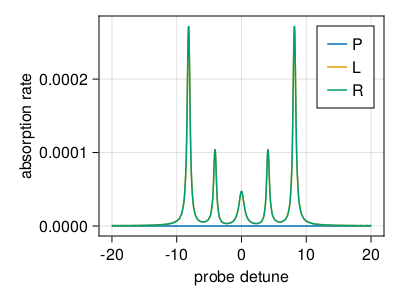

Julia code for this plot:
using QuantumOptics
using CairoMakie
using LinearAlgebra
using IterativeSolvers

# 1  2  3  4  5
# 6  7  8  9  10
#    11 12 13

Oc = 10.0
Op = 0.001

CP = 1.0 * Oc * 1.0
CL = 1.0 * Oc * 0.0
CR = 1.0 * Oc * 0.000001

PP = 1.0 * Op * 0.0
PL = 1.0 * Op * 1.0
PR = 1.0 * Op * 1.0

Dc = 0.0

function SState(Dp)
    HilbertSpace = NLevelBasis(13)

    H = 0.0 * transition(HilbertSpace, 1, 1)

    S1_6 = -1 / sqrt(3) * CP * transition(HilbertSpace, 1, 6)
    S2_7 = -1 / sqrt(12) * CP * transition(HilbertSpace, 2, 7)
    S4_9 = +1 / sqrt(12) * CP * transition(HilbertSpace, 4, 9)
    S5_10 = +1 / sqrt(3) * CP * transition(HilbertSpace, 5, 10)

    H += S1_6 + S2_7 + S4_9 + S5_10

    S2_6 = +1 / sqrt(6) * CL * transition(HilbertSpace, 2, 6)
    S3_7 = +1 / sqrt(4) * CL * transition(HilbertSpace, 3, 7)
    S4_8 = +1 / sqrt(4) * CL * transition(HilbertSpace, 4, 8)
    S5_9 = +1 / sqrt(6) * CL * transition(HilbertSpace, 5, 9)

    H += S2_6 + S3_7 + S4_8 + S5_9

    S1_7 = -1 / sqrt(6) * CR * transition(HilbertSpace, 1, 7)
    S2_8 = -1 / sqrt(4) * CR * transition(HilbertSpace, 2, 8)
    S3_9 = -1 / sqrt(4) * CR * transition(HilbertSpace, 3, 9)
    S4_10 = -1 / sqrt(6) * CR * transition(HilbertSpace, 4, 10)

    H += S1_7 + S2_8 + S3_9 + S4_10

    S2_11 = 1 / sqrt(4) * PP * transition(HilbertSpace, 2, 11)
    S3_12 = 1 / sqrt(3) * PP * transition(HilbertSpace, 3, 12)
    S4_13 = 1 / sqrt(4) * PP * transition(HilbertSpace, 4, 13)

    H += S2_11 + S3_12 + S4_13

    S3_11 = -1 / sqrt(12) * PL * transition(HilbertSpace, 3, 11)
    S4_12 = -1 / sqrt(4) * PL * transition(HilbertSpace, 4, 12)
    S5_13 = -1 / sqrt(2) * PL * transition(HilbertSpace, 5, 13)

    H += S3_11 + S4_12 + S5_13

    S1_11 = -1 / sqrt(2) * PR * transition(HilbertSpace, 1, 11)
    S2_12 = -1 / sqrt(4) * PR * transition(HilbertSpace, 2, 12)
    S3_13 = -1 / sqrt(12) * PR * transition(HilbertSpace, 3, 13)

    H += S1_11 + S2_12 + S3_13

    H += dagger(H)

    for i = 1:5
        H += -Dp * transition(HilbertSpace, i, i)
    end

    for i = 6:10
        H += (Dc - Dp) * transition(HilbertSpace, i, i)
    end

    ###################################################################

    JOperator = Any[]

    push!(JOperator, -1 / sqrt(3) * transition(HilbertSpace, 6, 1))
    JOperator[end] += -1 / sqrt(12) * transition(HilbertSpace, 7, 2)
    JOperator[end] += +1 / sqrt(12) * transition(HilbertSpace, 9, 4)
    JOperator[end] += +1 / sqrt(3) * transition(HilbertSpace, 10, 5)

    push!(JOperator, +1 / sqrt(6) * transition(HilbertSpace, 6, 2))
    JOperator[end] += +1 / sqrt(4) * transition(HilbertSpace, 7, 3)
    JOperator[end] += +1 / sqrt(4) * transition(HilbertSpace, 8, 4)
    JOperator[end] += +1 / sqrt(6) * transition(HilbertSpace, 9, 5)

    push!(JOperator, -1 / sqrt(6) * transition(HilbertSpace, 7, 1))
    JOperator[end] += -1 / sqrt(4) * transition(HilbertSpace, 8, 2)
    JOperator[end] += -1 / sqrt(4) * transition(HilbertSpace, 9, 3)
    JOperator[end] += -1 / sqrt(6) * transition(HilbertSpace, 10, 4)

    push!(JOperator, +1 / sqrt(4) * transition(HilbertSpace, 11, 2))
    JOperator[end] += +1 / sqrt(3) * transition(HilbertSpace, 12, 3)
    JOperator[end] += +1 / sqrt(4) * transition(HilbertSpace, 13, 4)

    push!(JOperator, -1 / sqrt(12) * transition(HilbertSpace, 11, 3))
    JOperator[end] += -1 / sqrt(4) * transition(HilbertSpace, 12, 4)
    JOperator[end] += -1 / sqrt(2) * transition(HilbertSpace, 13, 5)

    push!(JOperator, -1 / sqrt(2) * transition(HilbertSpace, 11, 1))
    JOperator[end] += -1 / sqrt(4) * transition(HilbertSpace, 12, 2)
    JOperator[end] += -1 / sqrt(12) * transition(HilbertSpace, 13, 3)

    ###################################################################

    POperator = Any[]

    push!(POperator, 1 / sqrt(4) * transition(HilbertSpace, 2, 11))
    POperator[1] += 1 / sqrt(3) * transition(HilbertSpace, 3, 12)
    POperator[1] += 1 / sqrt(4) * transition(HilbertSpace, 4, 13)

    push!(POperator, -1 / sqrt(12) * transition(HilbertSpace, 3, 11))
    POperator[2] += -1 / sqrt(4) * transition(HilbertSpace, 4, 12)
    POperator[2] += -1 / sqrt(2) * transition(HilbertSpace, 5, 13)

    push!(POperator, -1 / sqrt(2) * transition(HilbertSpace, 1, 11))
    POperator[3] += -1 / sqrt(4) * transition(HilbertSpace, 2, 12)
    POperator[3] += -1 / sqrt(12) * transition(HilbertSpace, 3, 13)

    ###################################################################

    H = DenseOperator(H)
    JOperator = DenseOperator.(JOperator)

    Rho0 = 0.0 * transition(HilbertSpace, 1, 1)
    for i = 6:13
        Rho0 += 1.0 * transition(HilbertSpace, i, i)
    end
    normalize!(Rho0)
    Rho0 = DenseOperator(Rho0)

    _, rho_master = steadystate.master(H, JOperator, rho0 = Rho0)
    rho_ss = rho_master[end]

    Sum = zeros(ComplexF64, 3)
    for i in eachindex(POperator)
        Sum[i] += expect(POperator[i], rho_ss)
    end

    return Sum
end

DpAxis = collect(range(-20, 20, 1001))
Response = SState.(DpAxis)
Response = hcat(Response...)

Fig = Figure(resolution = (400, 300))
Axe = Axis(Fig[1, 1], xlabel = "probe detune", ylabel = "absorption rate")
LabelSet = ["P", "L", "R"]
for i = 1:3
    lines!(Axe, DpAxis, imag.(Response[i, :]), label = LabelSet[i])
end
axislegend(Axe)
save(join([splitext(@__FILE__)[end-1], ".svg"]), Fig)
save(join([splitext(@__FILE__)[end-1], ".png"]), Fig)
